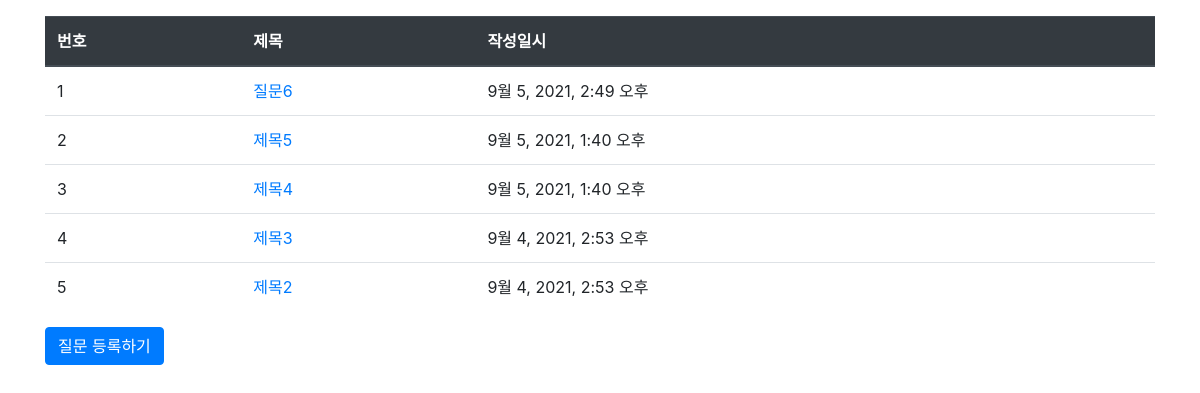
Screenshot of /pybo/ with the database file from the repository.
### pybo/models.py (models this page shows, shortened)
class Question(models.Model):
    subject = models.CharField(max_length=200)
    content = models.TextField()
    create_date = models.DateTimeField(default=None)

### pybo/views.py (the view)
# urls.py: path('', views.index, name='index'),
def index(request):
    question_list = Question.objects.order_by('-create_date')
    context = {'question_list': question_list}
    return render(request, 'pybo/question_list.html', context)

### templates/pybo/question_list.html
{% extends 'base.html' %}
{% block content %}
<div class="container my-3">
    <table class="table">
        <thead>
        <tr class="thead-dark">
            <th>번호</th>
            <th>제목</th>
            <th>작성일시</th>
        </tr>
        </thead>
        <tbody>
        {% if question_list %}
        {% for question in question_list %}
        <tr>
            <td>{{ forloop.counter }}</td>
            <td>
                <a href="{% url 'pybo:detail' question.id %}">
                    {{ question.subject }}
                </a>
            </td>
            <td>{{ question.create_date }}</td>
        </tr>
        {% endfor %}
        {% else %}
        <tr>
            <td colspan="3">질문이 없습니다.</td>
        </tr>
        {% endif %}
        </tbody>
    </table>
    <a href="{% url 'pybo:question_create' %}" class="btn btn-primary">
        질문 등록하기
    </a>
</div>
{% endblock %}

### templates/base.html (shortened to what this page needs)
{% load static %}
<!DOCTYPE html>
<html lang="kr">
<head>
    <link rel="stylesheet" type="text/css" href="{% static 'bootstrap.min.css' %}">
    <link rel="stylesheet" type="text/css" href="{% static 'style.css' %}">
</head>
<body>
    {% block content %}
    {% endblock %}
</body>
</html>

### rows the page displays
Question: subject "질문6", create_date "9월 5, 2021, 2:49 오후"
Question: subject "제목5", create_date "9월 5, 2021, 1:40 오후"
Question: subject "제목4", create_date "9월 5, 2021, 1:40 오후"
Question: subject "제목3", create_date "9월 4, 2021, 2:53 오후"
Question: subject "제목2", create_date "9월 4, 2021, 2:53 오후"
